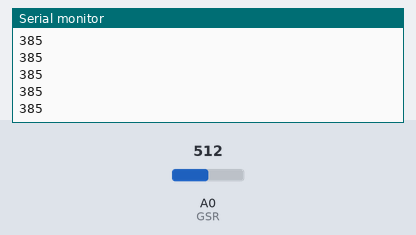
This sketch was run on a simulated Arduino Uno, built with avr-gcc and run on an emulated ATmega328P. Parts: the last lines printed to the serial monitor. Inputs (shaded band) come from the test bench; at power-on: A0 (GSR) = 512.

Above: at 1.2 s.
1.3 s: A0 (GSR) set to 716
At 1.44 s:
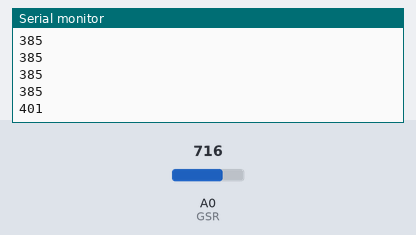
2.8 s: A0 (GSR) set to 900
At 2.8 s:
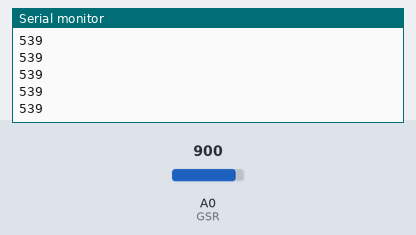
Timing chart, 0 to 5.8 s (numbered marks = the images above; inputs shaded):
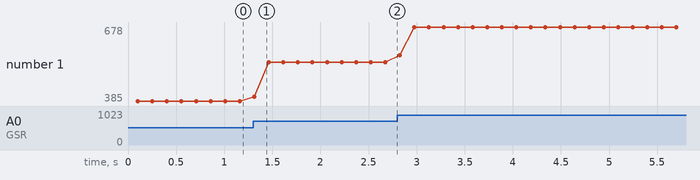

Measured:
- after the input at 1.3 s, the serial monitor: prints a new line at once (image 1)
- plotted number 1: 385 → 539 after the input at 1.3 s, 539 → 678 after the input at 2.8 s

The sketch:

gsr.ino
```cpp
const int GSR = A0;
int sensor = 0;
int gsr_avg = 0;

void setup() {
  Serial.begin(9600);
}

void loop() {
  long sum = 0;
  for(int i = 0; i < 10; i++) {
    sensor = analogRead(GSR);
    sum += sensor;
    delay(10);
  }
  gsr_avg = sum / 13.27;
  Serial.println(gsr_avg);
  delay(50);
}
```
